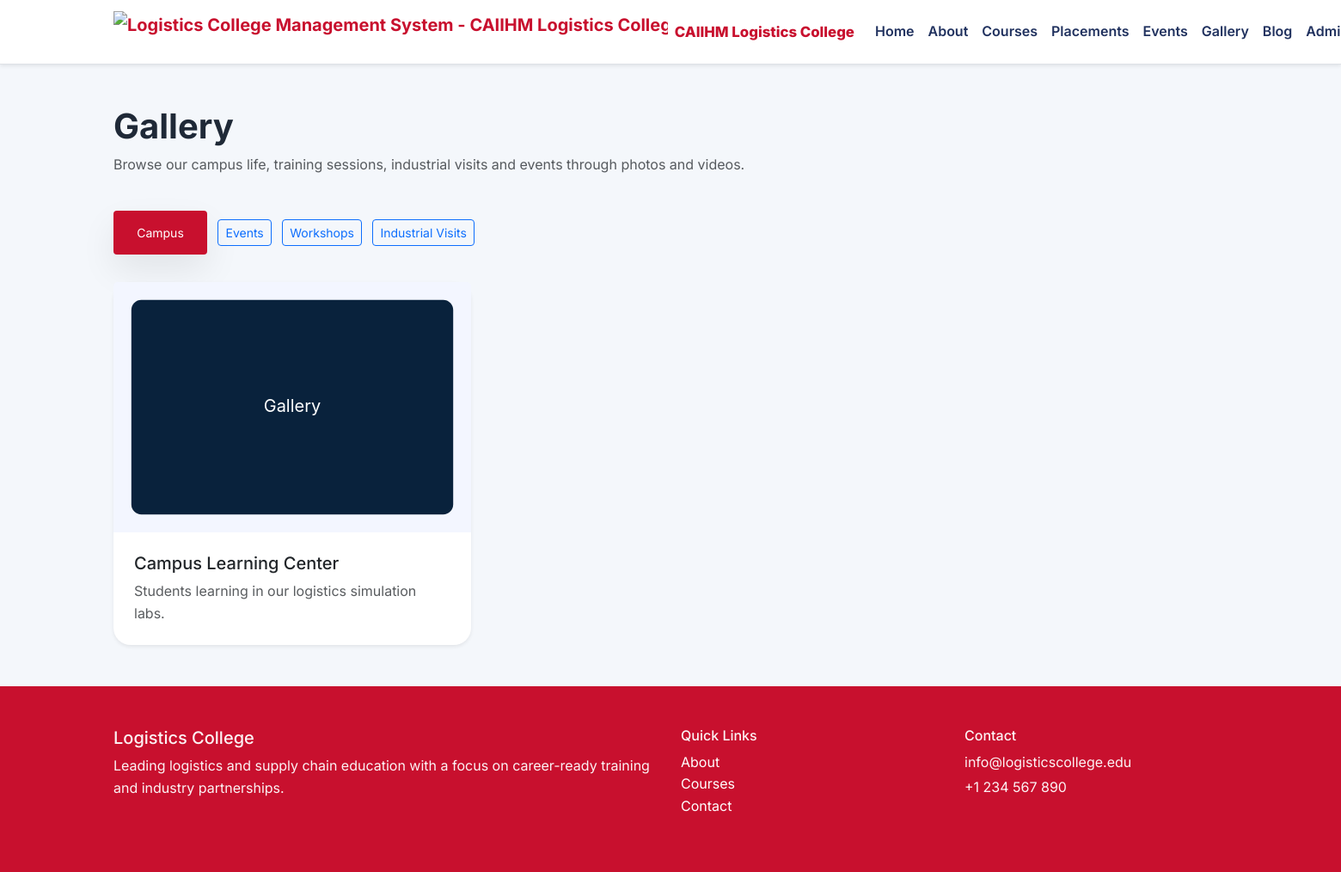
The page /pages/gallery.php on the database its author committed.
### tables this page shows
CREATE TABLE gallery (
  id INT UNSIGNED AUTO_INCREMENT PRIMARY KEY,
  title VARCHAR(255) NOT NULL,
  category VARCHAR(100) NOT NULL,
  media_type ENUM('image','video') NOT NULL DEFAULT 'image',
  media_file VARCHAR(255) DEFAULT NULL,
  media_url VARCHAR(255) DEFAULT NULL,
  description TEXT DEFAULT NULL,
  created_at DATETIME NOT NULL DEFAULT CURRENT_TIMESTAMP
);

CREATE TABLE settings (
  id INT UNSIGNED AUTO_INCREMENT PRIMARY KEY,
  `key` VARCHAR(150) NOT NULL UNIQUE,
  `value` TEXT NOT NULL
);

### includes/functions.php (called while the page is built, shortened)
<?php
function e($value) {
    return htmlspecialchars($value, ENT_QUOTES, 'UTF-8');
}
function get_setting($pdo, $key, $default = '') {
    $stmt = $pdo->prepare('SELECT value FROM settings WHERE `key` = ? LIMIT 1');
    $stmt->execute([$key]);
    $row = $stmt->fetch();
    return $row ? $row['value'] : $default;
}
function get_base_url() {
    $scriptName = $_SERVER['SCRIPT_NAME'];
    $parts = explode('/', trim($scriptName, '/'));
    if (!empty($parts) && $parts[0] !== 'index.php') {
        array_pop($parts);
        return '/' . implode('/', $parts);
    }
    return '/';
}
function site_url($path = '') {
    $base = get_base_url();
    return $base . '/' . ltrim($path, '/');
}

### pages/gallery.php (the view, shortened to what this page needs)
<?php
require_once __DIR__ . '/../includes/header.php';
$categories = ['Campus', 'Events', 'Workshops', 'Industrial Visits'];
$selected = $_GET['category'] ?? 'Campus';
$selected = in_array($selected, $categories, true) ? $selected : 'Campus';
$stmt = $pdo->prepare('SELECT * FROM gallery WHERE category = ? ORDER BY id DESC');
$stmt->execute([$selected]);
$galleryItems = $stmt->fetchAll();
?>
<section class="container py-5">
    <div class="row mb-4">
        <div class="col-lg-8">
            <h1 class="fw-bold">Gallery</h1>
            <p class="text-muted">Browse our campus life, training sessions, industrial visits and events through photos and videos.</p>
        </div>
    </div>
    <div class="mb-4">
        <?php foreach ($categories as $category): ?>
            <a href="<?= e(site_url('pages/gallery.php?category=' . urlencode($category))) ?>" class="btn btn-sm <?= $selected === $category ? 'btn-primary' : 'btn-outline-primary' ?> me-2 mb-2"><?= e($category) ?></a>
        <?php endforeach; ?>
    </div>
    <div class="row gy-4">
        <?php foreach ($galleryItems as $item): ?>
            <div class="col-md-4">
                <div class="card shadow-sm border-0">
                    <?php if ($item['media_type'] === 'video'): ?>
                        <div class="ratio ratio-16x9">
                            <iframe src="<?= e($item['media_url']) ?>" allowfullscreen></iframe>
                        </div>
                    <?php else: ?>
                        <img src="<?= e(site_url('uploads/gallery/' . $item['media_file'])) ?>" class="card-img-top" alt="<?= e($item['title']) ?>" />
                    <?php endif; ?>
                    <div class="card-body">
                        <h5 class="card-title"><?= e($item['title']) ?></h5>
                        <p class="text-muted mb-0"><?= e($item['description']) ?></p>
                    </div>
                </div>
            </div>
        <?php endforeach; ?>
    </div>
</section>
<?php require_once __DIR__ . '/../includes/footer.php';

### includes/footer.php (shortened to what this page needs)
</main>
<footer class="bg-navy text-white py-5">
    <div class="container">
        <div class="row gy-4">
            <div class="col-md-6">
                <h5>Logistics College</h5>
                <p>Leading logistics and supply chain education with a focus on career-ready training and industry partnerships.</p>
            </div>
            <div class="col-md-3">
                <h6>Quick Links</h6>
                <ul class="list-unstyled">
                    <li><a href="<?= e(site_url('pages/about.php')) ?>" class="text-white">About</a></li>
                    <li><a href="<?= e(site_url('pages/courses.php')) ?>" class="text-white">Courses</a></li>
                    <li><a href="<?= e(site_url('pages/contact.php')) ?>" class="text-white">Contact</a></li>
                </ul>
            </div>
            <div class="col-md-3">
                <h6>Contact</h6>
                <p class="mb-1"><?= e(get_setting($pdo, 'contact_email', 'info@logisticscollege.edu')) ?></p>
                <p class="mb-1"><?= e(get_setting($pdo, 'contact_phone', '+1 234 567 890')) ?></p>
            </div>
        </div>
    </div>
</footer>
</body>
</html>

### assets/css/style.css (style rules this page uses)
:root { --primary: #c8102e; --secondary: #ffcc00; --surface: #ffffff; --muted: #6b7280; --bg: #f4f7fb; --border: rgba(9, 31, 59, 0.08); }
* { box-sizing: border-box; }
body { font-family: 'Inter', sans-serif; background: var(--bg); color: #1f2937; line-height: 1.6; }
img { max-width: 100%; height: auto; }
a { text-decoration: none; }
.btn-primary { background: var(--primary); border: none; padding: 0.95rem 1.7rem; box-shadow: 0 18px 40px rgba(0, 0, 0, 0.08); color: #fff; }
.card { border: 1px solid var(--border); border-radius: 1.25rem; }
.card-body { padding: 1.5rem; }
footer { background: var(--primary); }
footer p, footer a, footer h5, footer h6 { color: rgba(255, 255, 255, 0.95); }

### rows shown on the page
gallery: media_file (picture), title "Campus Learning Center", description "Students learning in our logistics simulation labs."
settings: value "info@logisticscollege.edu"
settings: value "+1 234 567 890"

### other values the page prints
$shortName "CAIIHM Logistics College"
$category "Campus"
$category "Events"
$category "Workshops"
$category "Industrial Visits"
